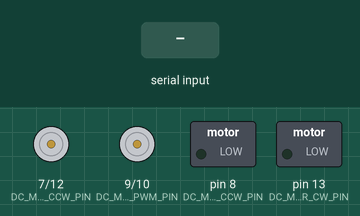
Simulated run of this program. Board: Arduino Uno, built with avr-gcc and run on an emulated ATmega328P. Shown: motor-driver pin pairs drawn as motors (green arrow = first pin HIGH = forward, orange = second pin HIGH = backward, longer = more drive), switched loads named in the program (green lamp = pin HIGH). The inputs (shaded band) are chosen by the test bench.

Above: at 1.2 s.
1.3 s: "setVelocity 1\n" received over Serial
At 2.5 s:
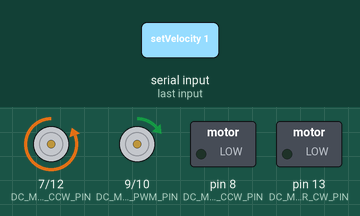
2.8 s: "setVelocity 150\n" received over Serial
At 3.8 s:
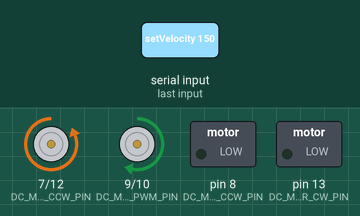
Timing chart, 0 to 5.8 s (numbered marks = the images above; inputs shaded):
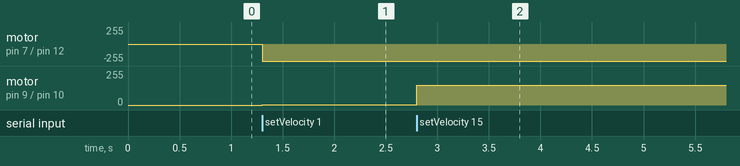

The program:

main.cpp
```cpp
#include <Arduino.h>
#include <unibots_servo.hpp>
#include <unibots_dc_motor.hpp>

#define SERVO_MODE 0
#define DC_MOTOR_MODE 1
#define SERIAL_COM_MODE 2

// All motor names are when looking at the top of the robot and it is upward
// Also, the control pins are in a way that they are consecutively alligned with the motor pins
#define SERVO_PIN 6
#define DC_MOTOR_FR_PWM_PIN 10
#define DC_MOTOR_FL_PWM_PIN 9
#define DC_MOTOR_BR_PWM_PIN 10
#define DC_MOTOR_BL_PWM_PIN 9

#define DC_MOTOR_FR_CW_PIN 13
#define DC_MOTOR_FL_CW_PIN 12
#define DC_MOTOR_BR_CW_PIN 13
#define DC_MOTOR_BL_CW_PIN 12

#define DC_MOTOR_FR_CCW_PIN 8
#define DC_MOTOR_FL_CCW_PIN 7
#define DC_MOTOR_BR_CCW_PIN 8
#define DC_MOTOR_BL_CCW_PIN 7

UnibotsServo backServo(SERVO_PIN, 90);                                                    // servo for the back of the rugby storage
UnibotsDCMotor dc_motor_fr(DC_MOTOR_FR_PWM_PIN, DC_MOTOR_FR_CW_PIN, DC_MOTOR_FR_CCW_PIN); // Front-right motor
UnibotsDCMotor dc_motor_fl(DC_MOTOR_FL_PWM_PIN, DC_MOTOR_FL_CW_PIN, DC_MOTOR_FL_CCW_PIN); // Front-left motor
UnibotsDCMotor dc_motor_br(DC_MOTOR_BR_PWM_PIN, DC_MOTOR_BR_CW_PIN, DC_MOTOR_BR_CCW_PIN); // Back-right motor
UnibotsDCMotor dc_motor_bl(DC_MOTOR_BL_PWM_PIN, DC_MOTOR_BL_CW_PIN, DC_MOTOR_BL_CCW_PIN); // Back-left motor

int test_mode = SERIAL_COM_MODE;

void setup()
{
  Serial.begin(115200);
  switch (test_mode)
  {
  case SERVO_MODE:
    // Serial.begin(9600);
    backServo.attach();
    backServo.set_angle(90);
    break;
  case DC_MOTOR_MODE:
    // Serial.begin(115200);
    dc_motor_fr.begin();
    dc_motor_fl.begin();
    dc_motor_br.begin();
    dc_motor_bl.begin();
    break;
  case SERIAL_COM_MODE:
    // Serial.begin(115200);
    dc_motor_fr.begin();
    dc_motor_fl.begin();
    dc_motor_br.begin();
    dc_motor_bl.begin();
    break;
  default:
    break;
  }
}

void loop()
{
  // dc_motor_br.set_speed(75);
  // TODO: Back and front are mixed up
  switch (test_mode)
  {
  case SERVO_MODE:
    Serial.println("Testing Servo...");
    // backServo.set_angle(270); // catch
    // delay(1000);
    backServo.set_angle(-90); // release
    delay(1000);
    // backServo.set_angle(0);
    // delay(1000);
    break;
  case DC_MOTOR_MODE:
    // String received = "setVelocity 40 75";
    // int firstSpace = received.indexOf(' ');                                   // Find first space
    // int secondSpace = received.indexOf(' ', firstSpace + 1);                  // Find first space
    // int left_speed = received.substring(firstSpace + 1, secondSpace).toInt(); // Extract left speed
    // int right_speed = received.substring(secondSpace + 1).toInt();            // Extract right speed
    // dc_motor_fl.set_speed(left_speed);
    // dc_motor_bl.set_speed(left_speed);
    // dc_motor_fr.set_speed(right_speed);
    // dc_motor_br.set_speed(right_speed);
    //

    // NOTE: For some reason, we have to comment this out to test serial mode
    // int right_speed = -100;
    // int left_speed = 100;
    // dc_motor_fr.set_speed(right_speed);
    // dc_motor_fl.set_speed(left_speed);
    // dc_motor_br.set_speed(right_speed);
    // dc_motor_bl.set_speed(left_speed);
    // delay(2000);
    // dc_motor_fr.stop();
    // dc_motor_fl.stop();
    // dc_motor_br.stop();
    // dc_motor_bl.stop();
    // delay(1000);
    // break;
  case SERIAL_COM_MODE:
    if (Serial.available())
    {
      String received = Serial.readStringUntil('\n');
      if (received.startsWith("setVelocity"))
      {
        int firstSpace = received.indexOf(' ');                                   // Find first space
        int secondSpace = received.indexOf(' ', firstSpace + 1);                  // Find first space
        int left_speed = received.substring(firstSpace + 1, secondSpace).toInt(); // Extract left speed
        int right_speed = received.substring(secondSpace + 1).toInt();            // Extract right speed
        dc_motor_fl.set_speed(left_speed);
        dc_motor_bl.set_speed(left_speed);
        dc_motor_fr.set_speed(right_speed);
        dc_motor_br.set_speed(right_speed);
      }
      else if (received.startsWith("stop"))
      {
        dc_motor_fr.stop();
        dc_motor_fl.stop();
        dc_motor_br.stop();
        dc_motor_bl.stop();
      }
    }
    break;
  default:
    break;
  }
}
```

unibots_dc_motor.hpp
```cpp
#pragma once

#include <Arduino.h>

class UnibotsDCMotor
{
public:
    UnibotsDCMotor(int pwm_pin, int cw_pin, int ccw_pin); // Constructor
    void begin();                                         // Initialize motor pins
    void set_speed(int speed);                            // Set speed (-255 to 255)
    void stop();                                          // Stop motor

private:
    int _pwm_pin; // PWM pin for speed control
    int _cw_pin;  // Clockwise Direction
    int _ccw_pin; // Counter-Clockwise Direction
    int _speed;   // Store current speed
};
```

unibots_servo.hpp
```cpp
#pragma once

#include <Arduino.h>
#include <Servo.h>

class UnibotsServo
{
public:
    UnibotsServo(int pin, float initial_angle); // Constructor
    void attach();                              // Attach servo to pin
    void detach();                              // Detach servo to save power
    void set_angle(int angle);                  // Set servo angle (0 - 180 degrees)
    int get_angle() const;                      // Get current angle

private:
    int _pwm_pin;
    int _current_angle;
    Servo _servo;
};
```

unibots_dc_motor.cpp
```cpp
#include "unibots_dc_motor.hpp"

UnibotsDCMotor::UnibotsDCMotor(int pwm_pin, int cw_pin, int ccw_pin) : _pwm_pin(pwm_pin), _cw_pin(cw_pin), _ccw_pin(ccw_pin), _speed(0) {}

void UnibotsDCMotor::begin()
{
    pinMode(_pwm_pin, OUTPUT);
    pinMode(_cw_pin, OUTPUT);
    pinMode(_ccw_pin, OUTPUT);
    stop(); // Ensure motor starts stopped
}

void UnibotsDCMotor::set_speed(int speed)
{
    _speed = constrain(speed, -255, 255); // Ensure valid range

    if (_speed > 0)
    {
        digitalWrite(_cw_pin, HIGH);
        digitalWrite(_ccw_pin, LOW);
    }
    else if (_speed < 0)
    {
        digitalWrite(_cw_pin, LOW);
        digitalWrite(_ccw_pin, HIGH);
    }
    else
    {
        stop(); // Stop if speed = 0
        return;
    }
    analogWrite(_pwm_pin, abs(_speed)); // Set PWM speed
}

void UnibotsDCMotor::stop()
{
    digitalWrite(_cw_pin, LOW);
    digitalWrite(_ccw_pin, LOW);
    analogWrite(_pwm_pin, 0);
}
```

unibots_servo.cpp
```cpp
#include "unibots_servo.hpp"

UnibotsServo::UnibotsServo(int pin, float initial_angle) : _pwm_pin(pin), _current_angle(initial_angle) {}

void UnibotsServo::attach()
{
    _servo.attach(_pwm_pin);
}

void UnibotsServo::detach()
{
    _servo.detach();
}

void UnibotsServo::set_angle(int angle)
{
    angle = constrain(angle, -360, 360); // ensure valid range
    _servo.write(angle);
    _current_angle = angle;
}

int UnibotsServo::get_angle() const
{
    return _current_angle;
}
```

Measured:
- after the input at 1.3 s, motor on pin 7 (DC_MOTOR_FL_CCW_PIN) / pin 12 (DC_MOTOR_FL_CW_PIN): stopped → backward 255/255 at once; motor on pin 9 (DC_MOTOR_FL_PWM_PIN) / pin 10 (DC_MOTOR_FR_PWM_PIN): stopped → forward 1/255 at once
- after the input at 2.8 s, motor on pin 9 (DC_MOTOR_FL_PWM_PIN) / pin 10 (DC_MOTOR_FR_PWM_PIN): forward 1/255 → forward 150/255 at once
